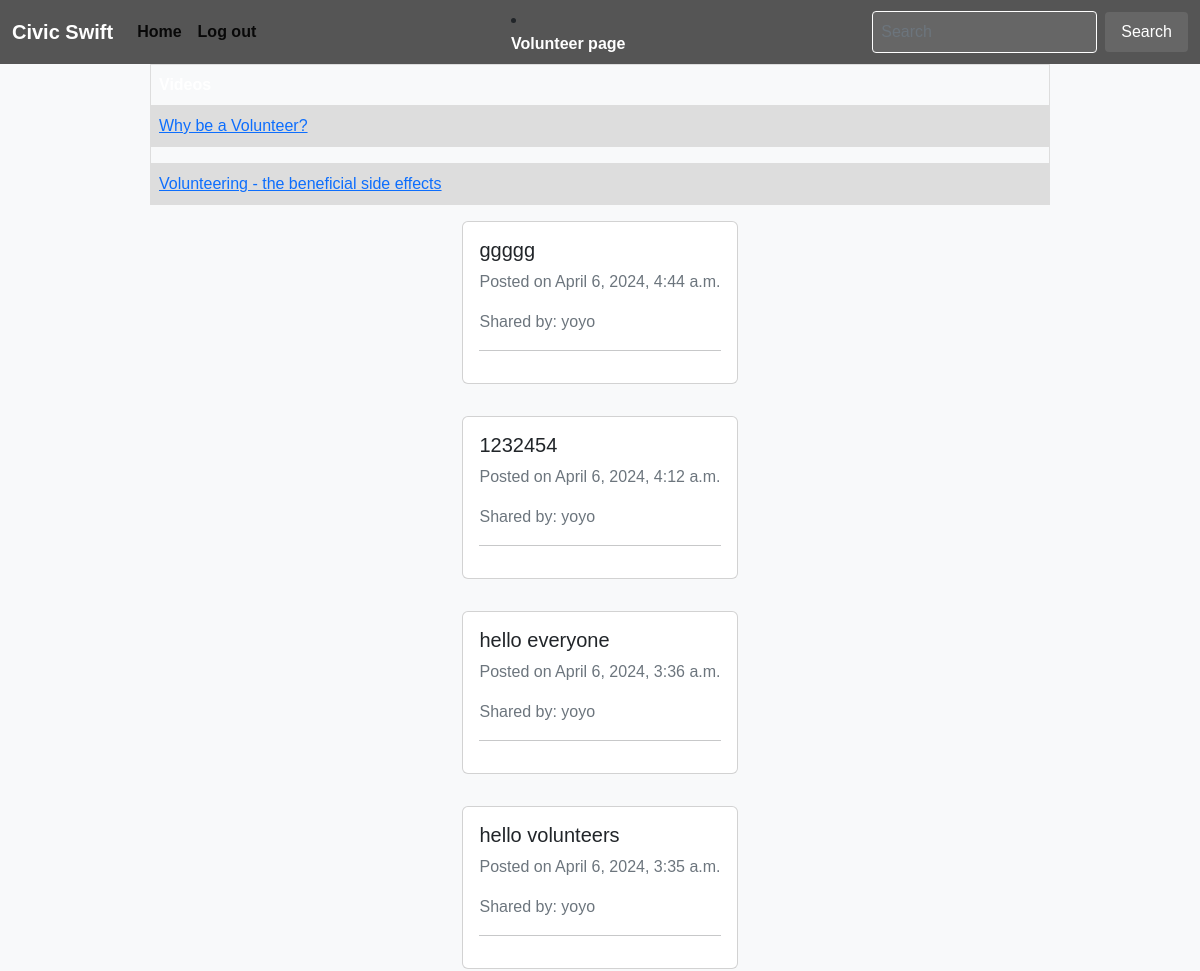
Page /Volunteer/ (upper part) on the earlier database version.
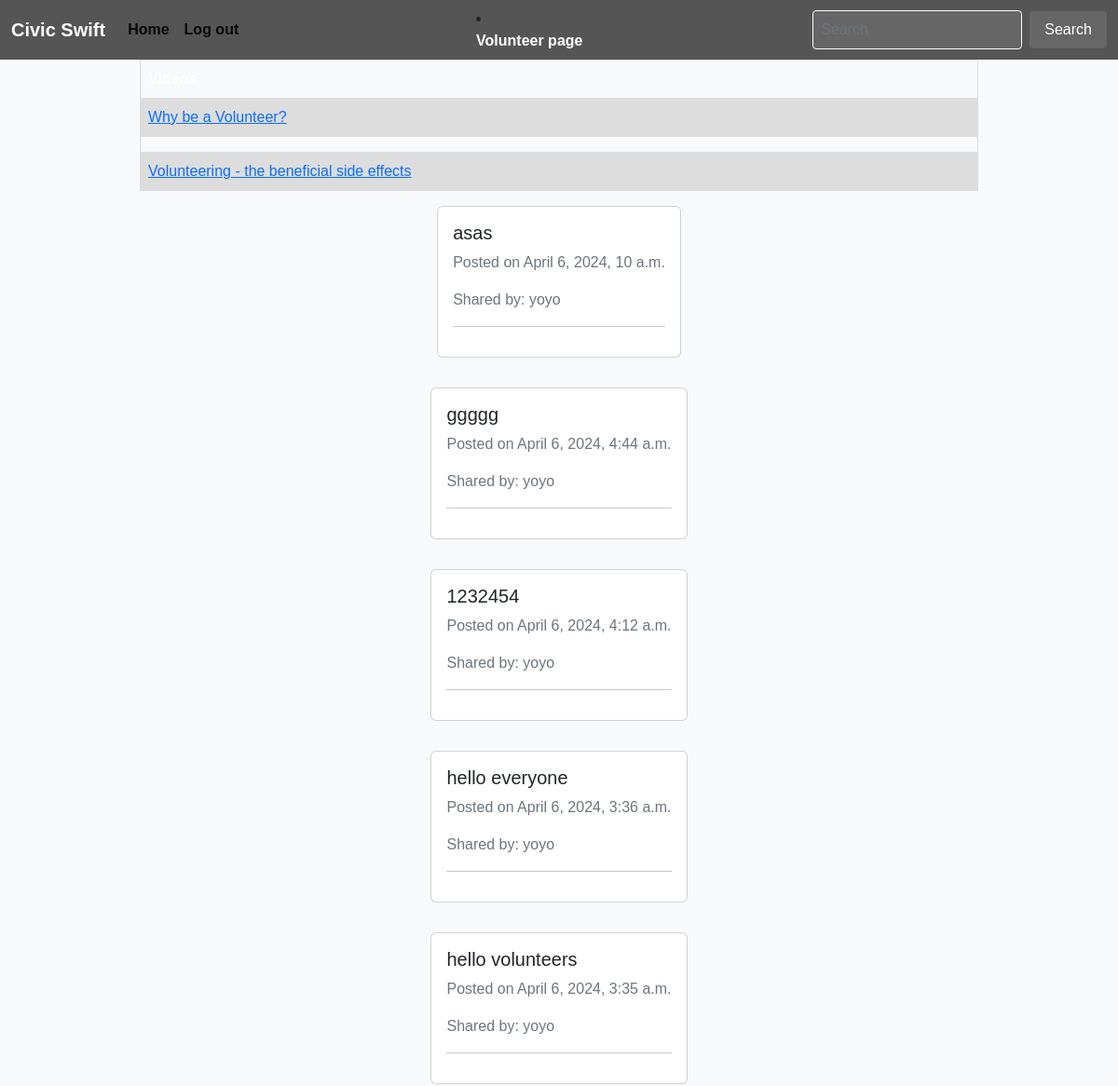
Same page on the later database version.
### core/models.py (models this page shows, shortened)
class Post(models.Model):
    user = models.ForeignKey(User,on_delete=models.CASCADE)
    caption = models.TextField(max_length=600,null=False)
    date_created = models.DateTimeField(auto_now_add=True,null=False)

### core/views.py (the view)
# urls.py: path('Volunteer/', Volunteer.as_view(), name='Volunteer'),
class Volunteer(ListView):
    model = Post
    template_name = "Volunteer.html"
    paginate_by = 10000
    def get_queryset(self):
        return  Post.objects.all().order_by('-date_created')

### Template/Volunteer.html (shortened to what this page needs)
<!DOCTYPE html>
<html lang="en">
<head>
    <link href="https://cdn.jsdelivr.net/npm/bootstrap@5.2.3/dist/css/bootstrap.min.css" rel="stylesheet">
</head>
<body>
    <nav class="navbar navbar-expand-lg">
        <div class="container-fluid">
            <a class="navbar-brand" href="{% url 'homepage' %}">Civic Swift</a>
            <div class="collapse navbar-collapse" id="navbarSupportedContent">
                <ul class="navbar-nav me-auto mb-2 mb-lg-0">
                    <li class="nav-item">
                        <a class="nav-link active" aria-current="page" href="{% url 'homepage' %}">Home</a>
                    </li>
                    <li class="nav-item">
                        <a class="nav-link active" aria-current="page" href="{% url 'logout' %}">Log out</a>
                    </li>
                </ul>
                <li class="nav-item">
                        <a class="nav-link active" aria-current="page" href="{% url 'Volunteer' %}">Volunteer page</a>
                    </li>
                <form class="search-form" role="search" method="get" action="{% url 'search' %}">
                      <input class="form-control me-2" type="search" placeholder="Search" aria-label="Search" name="query">
                      <button class="btn btn-outline-secondary" type="submit">Search</button>
                </form>
            </div>
        </div>
    </nav>
<table style="width:75%">
  <tr>
    <th>Videos</th>
  </tr>
  <tr>
    <td><a href="https://youtu.be/2szQhR4oZtA">Why be a Volunteer?</a></td>
  </tr>
  <tr>
    <td></td>
  </tr>
  <tr>
    <td><a href="https://youtu.be/jbV1TDZQAFc">Volunteering - the beneficial side effects</a></td>
  </tr>
</table>
{% for post in object_list %}
    <div class="card my-3">
        <div class="card-body">
            <h5 class="card-title mb-2">{{ post.caption }}</h5>
            <p class="card-text text-muted mb-3">Posted on {{ post.date_created }}</p>
            <p class="card-text text-muted mb-3">Shared by: {{ post.user }}</p>
            <hr>
        </div>
    </div>
{% endfor %}
</body>
</html>

Differences in the rows shown:
added Post: caption "asas", date_created "April 6, 2024, 10 a.m.", user "yoyo"
